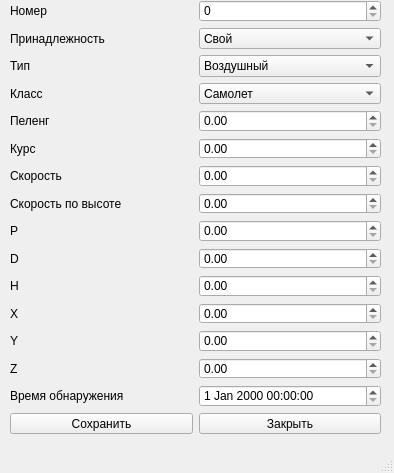
<?xml version="1.0" encoding="UTF-8"?>
<ui version="4.0">
 <class>ObjectW</class>
 <widget class="QMainWindow" name="ObjectW">
  <property name="geometry">
   <rect>
    <x>0</x>
    <y>0</y>
    <width>394</width>
    <height>473</height>
   </rect>
  </property>
  <property name="windowTitle">
   <string>MainWindow</string>
  </property>
  <widget class="QWidget" name="centralwidget">
   <widget class="QWidget" name="gridLayoutWidget">
    <property name="geometry">
     <rect>
      <x>10</x>
      <y>0</y>
      <width>371</width>
      <height>434</height>
     </rect>
    </property>
    <layout class="QGridLayout" name="gridLayout">
     <item row="4" column="1">
      <widget class="QDoubleSpinBox" name="doubleSpinBox_7"/>
     </item>
     <item row="8" column="0">
      <widget class="QLabel" name="label_9">
       <property name="text">
        <string>P</string>
       </property>
      </widget>
     </item>
     <item row="11" column="0">
      <widget class="QLabel" name="label_12">
       <property name="text">
        <string>X</string>
       </property>
      </widget>
     </item>
     <item row="13" column="0">
      <widget class="QLabel" name="label_14">
       <property name="text">
        <string>Z</string>
       </property>
      </widget>
     </item>
     <item row="14" column="1">
      <widget class="QDateTimeEdit" name="dateTimeEdit"/>
     </item>
     <item row="11" column="1">
      <widget class="QDoubleSpinBox" name="doubleSpinBox_2"/>
     </item>
     <item row="3" column="0">
      <widget class="QLabel" name="label_4">
       <property name="text">
        <string>Класс</string>
       </property>
      </widget>
     </item>
     <item row="2" column="0">
      <widget class="QLabel" name="label_3">
       <property name="text">
        <string>Тип</string>
       </property>
      </widget>
     </item>
     <item row="12" column="1">
      <widget class="QDoubleSpinBox" name="doubleSpinBox_5"/>
     </item>
     <item row="14" column="0">
      <widget class="QLabel" name="label_15">
       <property name="text">
        <string>Время обнаружения</string>
       </property>
      </widget>
     </item>
     <item row="12" column="0">
      <widget class="QLabel" name="label_13">
       <property name="text">
        <string>Y</string>
       </property>
      </widget>
     </item>
     <item row="1" column="1">
      <widget class="QComboBox" name="comboBox">
       <item>
        <property name="text">
         <string>Свой</string>
        </property>
       </item>
      </widget>
     </item>
     <item row="2" column="1">
      <widget class="QComboBox" name="comboBox_2">
       <item>
        <property name="text">
         <string>Воздушный</string>
        </property>
       </item>
      </widget>
     </item>
     <item row="0" column="1">
      <widget class="QSpinBox" name="spinBox"/>
     </item>
     <item row="4" column="0">
      <widget class="QLabel" name="label_5">
       <property name="text">
        <string>Пеленг</string>
       </property>
      </widget>
     </item>
     <item row="5" column="0">
      <widget class="QLabel" name="label_6">
       <property name="text">
        <string>Курс</string>
       </property>
      </widget>
     </item>
     <item row="7" column="1">
      <widget class="QDoubleSpinBox" name="doubleSpinBox_10"/>
     </item>
     <item row="8" column="1">
      <widget class="QDoubleSpinBox" name="doubleSpinBox"/>
     </item>
     <item row="1" column="0">
      <widget class="QLabel" name="label_2">
       <property name="text">
        <string>Принадлежность</string>
       </property>
      </widget>
     </item>
     <item row="7" column="0">
      <widget class="QLabel" name="label_8">
       <property name="text">
        <string>Скорость по высоте</string>
       </property>
      </widget>
     </item>
     <item row="9" column="1">
      <widget class="QDoubleSpinBox" name="doubleSpinBox_4"/>
     </item>
     <item row="15" column="1">
      <widget class="QPushButton" name="pushButton_2">
       <property name="text">
        <string>Закрыть</string>
       </property>
      </widget>
     </item>
     <item row="9" column="0">
      <widget class="QLabel" name="label_10">
       <property name="text">
        <string>D</string>
       </property>
      </widget>
     </item>
     <item row="5" column="1">
      <widget class="QDoubleSpinBox" name="doubleSpinBox_8"/>
     </item>
     <item row="6" column="0">
      <widget class="QLabel" name="label_7">
       <property name="text">
        <string>Скорость</string>
       </property>
      </widget>
     </item>
     <item row="10" column="1">
      <widget class="QDoubleSpinBox" name="doubleSpinBox_3"/>
     </item>
     <item row="13" column="1">
      <widget class="QDoubleSpinBox" name="doubleSpinBox_6"/>
     </item>
     <item row="3" column="1">
      <widget class="QComboBox" name="comboBox_3">
       <item>
        <property name="text">
         <string>Самолет</string>
        </property>
       </item>
      </widget>
     </item>
     <item row="6" column="1">
      <widget class="QDoubleSpinBox" name="doubleSpinBox_9"/>
     </item>
     <item row="10" column="0">
      <widget class="QLabel" name="label_11">
       <property name="text">
        <string>H</string>
       </property>
      </widget>
     </item>
     <item row="15" column="0">
      <widget class="QPushButton" name="pushButton">
       <property name="text">
        <string>Сохранить</string>
       </property>
      </widget>
     </item>
     <item row="0" column="0">
      <widget class="QLabel" name="label">
       <property name="text">
        <string>Номер</string>
       </property>
      </widget>
     </item>
    </layout>
   </widget>
  </widget>
  <widget class="QMenuBar" name="menubar">
   <property name="geometry">
    <rect>
     <x>0</x>
     <y>0</y>
     <width>394</width>
     <height>21</height>
    </rect>
   </property>
  </widget>
  <widget class="QStatusBar" name="statusbar"/>
 </widget>
 <resources/>
 <connections/>
</ui>
